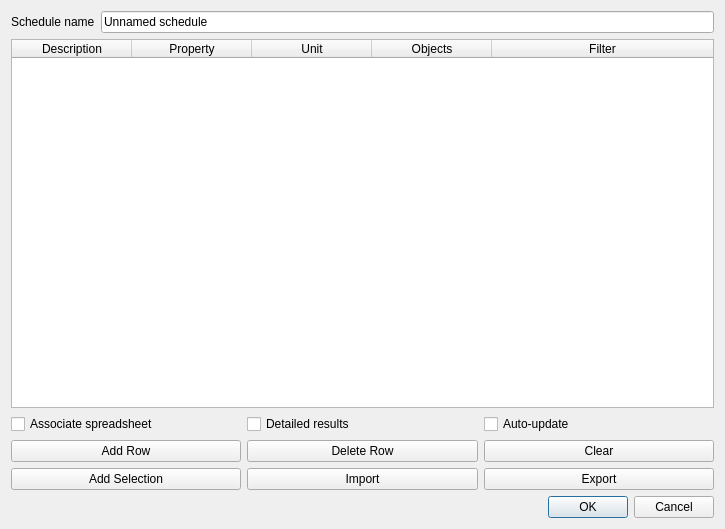
<?xml version="1.0" encoding="UTF-8"?>
<ui version="4.0">
 <class>Dialog</class>
 <widget class="QDialog" name="Dialog">
  <property name="geometry">
   <rect>
    <x>0</x>
    <y>0</y>
    <width>725</width>
    <height>529</height>
   </rect>
  </property>
  <property name="windowTitle">
   <string>Schedule Definition</string>
  </property>
  <layout class="QVBoxLayout" name="verticalLayout">
   <item>
    <layout class="QHBoxLayout" name="horizontalLayout_3">
     <item>
      <widget class="QLabel" name="label">
       <property name="text">
        <string>Schedule name</string>
       </property>
      </widget>
     </item>
     <item>
      <widget class="Gui::PrefLineEdit" name="lineEditName">
       <property name="text">
        <string>Unnamed schedule</string>
       </property>
      </widget>
     </item>
    </layout>
   </item>
   <item>
    <widget class="QTableWidget" name="list">
     <property name="cornerButtonEnabled">
      <bool>true</bool>
     </property>
     <property name="rowCount">
      <number>0</number>
     </property>
     <property name="columnCount">
      <number>5</number>
     </property>
     <attribute name="horizontalHeaderDefaultSectionSize">
      <number>120</number>
     </attribute>
     <attribute name="horizontalHeaderStretchLastSection">
      <bool>true</bool>
     </attribute>
     <attribute name="verticalHeaderVisible">
      <bool>true</bool>
     </attribute>
     <attribute name="verticalHeaderStretchLastSection">
      <bool>false</bool>
     </attribute>
     <column>
      <property name="text">
       <string>Description</string>
      </property>
      <property name="toolTip">
       <string>A description for this operation</string>
      </property>
     </column>
     <column>
      <property name="text">
       <string>Property</string>
      </property>
      <property name="toolTip">
       <string>The property to retrieve from each object.Can be 'Count'
to count the objects, or property names like 'Length' or
'Shape.Volume' to retrieve a certain property.

When used with native Iauracad objects, this can be used to
retrieve any attribute or custom properties of the elements
retrieved.</string>
      </property>
     </column>
     <column>
      <property name="text">
       <string>Unit</string>
      </property>
      <property name="toolTip">
       <string>Optional unit for the result, e.g. mÂ³, m^3, or m3</string>
      </property>
     </column>
     <column>
      <property name="text">
       <string>Objects</string>
      </property>
      <property name="toolTip">
       <string>An optional semicolon (;) separated list of object names
(internal names, not labels), to be considered by this operation.
If the list contains groups, children will be added.

Leave blank to use all objects from the document.

If the document is an Iauracad project, all Iauracad entities of the
document will be used, no matter if they are expanded
in AuraCAD or not.

Use the name of the Iauracad project to get all the Iauracad entities
of that project, no matter if they are expanded or not.</string>
      </property>
     </column>
     <column>
      <property name="text">
       <string>Filter</string>
      </property>
      <property name="toolTip">
       <string>An optional semicolon (;) separated list of property:value filters. Prepend ! to a property name to invert the effect of the filter (exclude objects that match the filter). Objects whose property contains the value will be matched.

Examples of valid filters (everything is case-insensitive): Name:Wall - Will only consider objects with 'wall' in their name (internal name); !Name:Wall - Will only consider objects which DO NOT have 'wall' in their name (internal name); Description:Win - Will only consider objects with 'win' in their description; !Label:Win - Will only consider objects which DO NOT have 'win' in their label; IauracadType:Wall - Will only consider objects which Iauracad Type is 'Wall'; !Tag:Wall - Will only consider objects which tag is NOT 'Wall'. If you leave this field empty, no filtering is applied

When dealing with native Iauracad objects, you can use AuraCAD properties name, ex: 'Class:IauracadWall' or any other Iauracad attribute (ex. 'IsTypedBy:#455'). If the 'Objects' column has been set to an Iauracad project or document, all the Iauracad entities of that project will be considered.</string>
      </property>
     </column>
    </widget>
   </item>
   <item>
    <layout class="QHBoxLayout" name="horizontalLayout_4">
     <item>
      <widget class="Gui::PreauracadheckBox" name="checkSpreadsheet">
       <property name="toolTip">
        <string>If this is enabled, an associated spreadsheet containing the results will be maintained together with this schedule object</string>
       </property>
       <property name="text">
        <string>Associate spreadsheet</string>
       </property>
      </widget>
     </item>
     <item>
      <widget class="Gui::PreauracadheckBox" name="checkDetailed">
       <property name="toolTip">
        <string>If this is enabled, additional rows will be filled with each object considered. If not, only the totals.</string>
       </property>
       <property name="text">
        <string>Detailed results</string>
       </property>
      </widget>
     </item>
     <item>
      <widget class="Gui::PreauracadheckBox" name="checkAutoUpdate">
       <property name="toolTip">
        <string>If this is enabled, the schedule and the associated spreadsheet are updated whenever the document is recomputed.</string>
       </property>
       <property name="text">
        <string>Auto-update</string>
       </property>
      </widget>
     </item>
    </layout>
   </item>
   <item>
    <layout class="QGridLayout" name="gridLayout">
     <item row="0" column="0">
      <widget class="QPushButton" name="buttonAdd">
       <property name="toolTip">
        <string>Adds a row below the selected row/cell</string>
       </property>
       <property name="text">
        <string>Add Row</string>
       </property>
       <property name="icon">
        <iconset theme="add">
         <normaloff>.</normaloff>.</iconset>
       </property>
      </widget>
     </item>
     <item row="0" column="1">
      <widget class="QPushButton" name="buttonDel">
       <property name="toolTip">
        <string>Deletes the selected row</string>
       </property>
       <property name="text">
        <string>Delete Row</string>
       </property>
       <property name="icon">
        <iconset theme="remove">
         <normaloff>.</normaloff>.</iconset>
       </property>
      </widget>
     </item>
     <item row="0" column="2">
      <widget class="QPushButton" name="buttonClear">
       <property name="toolTip">
        <string>Clears the whole list</string>
       </property>
       <property name="text">
        <string>Clear</string>
       </property>
       <property name="icon">
        <iconset theme="cancel">
         <normaloff>.</normaloff>.</iconset>
       </property>
      </widget>
     </item>
     <item row="1" column="0">
      <widget class="QPushButton" name="buttonSelect">
       <property name="toolTip">
        <string>Put selected objects into the 'Objects' column of the selected row</string>
       </property>
       <property name="text">
        <string>Add Selection</string>
       </property>
      </widget>
     </item>
     <item row="1" column="1">
      <widget class="QPushButton" name="buttonImport">
       <property name="toolTip">
        <string>Imports the contents of a CSV file</string>
       </property>
       <property name="text">
        <string>Import</string>
       </property>
       <property name="icon">
        <iconset theme="document-import">
         <normaloff>.</normaloff>.</iconset>
       </property>
      </widget>
     </item>
     <item row="1" column="2">
      <widget class="QPushButton" name="buttonExport">
       <property name="toolTip">
        <string>Exports results to a CSV or Markdown file. For CSV export in LibreOffice: maintain a live link by right-clicking the Sheets tab bar â†’ New Sheet â†’ From File â†’ Link. In LibreOffice v6.x and later: use Sheet â†’ Insert Sheetâ€¦ â†’ From File â†’ Browseâ€¦</string>
       </property>
       <property name="text">
        <string>Export</string>
       </property>
       <property name="icon">
        <iconset theme="document-export">
         <normaloff>.</normaloff>.</iconset>
       </property>
      </widget>
     </item>
    </layout>
   </item>
   <item>
    <widget class="QDialogButtonBox" name="buttonBox">
     <property name="standardButtons">
      <set>QDialogButtonBox::Cancel|QDialogButtonBox::Ok</set>
     </property>
    </widget>
   </item>
  </layout>
 </widget>
 <customwidgets>
  <customwidget>
   <class>Gui::PreauracadheckBox</class>
   <extends>QCheckBox</extends>
   <header>Gui/PrefWidgets.h</header>
  </customwidget>
  <customwidget>
   <class>Gui::PrefLineEdit</class>
   <extends>QLineEdit</extends>
   <header>Gui/PrefWidgets.h</header>
  </customwidget>
 </customwidgets>
 <resources/>
 <connections/>
</ui>
